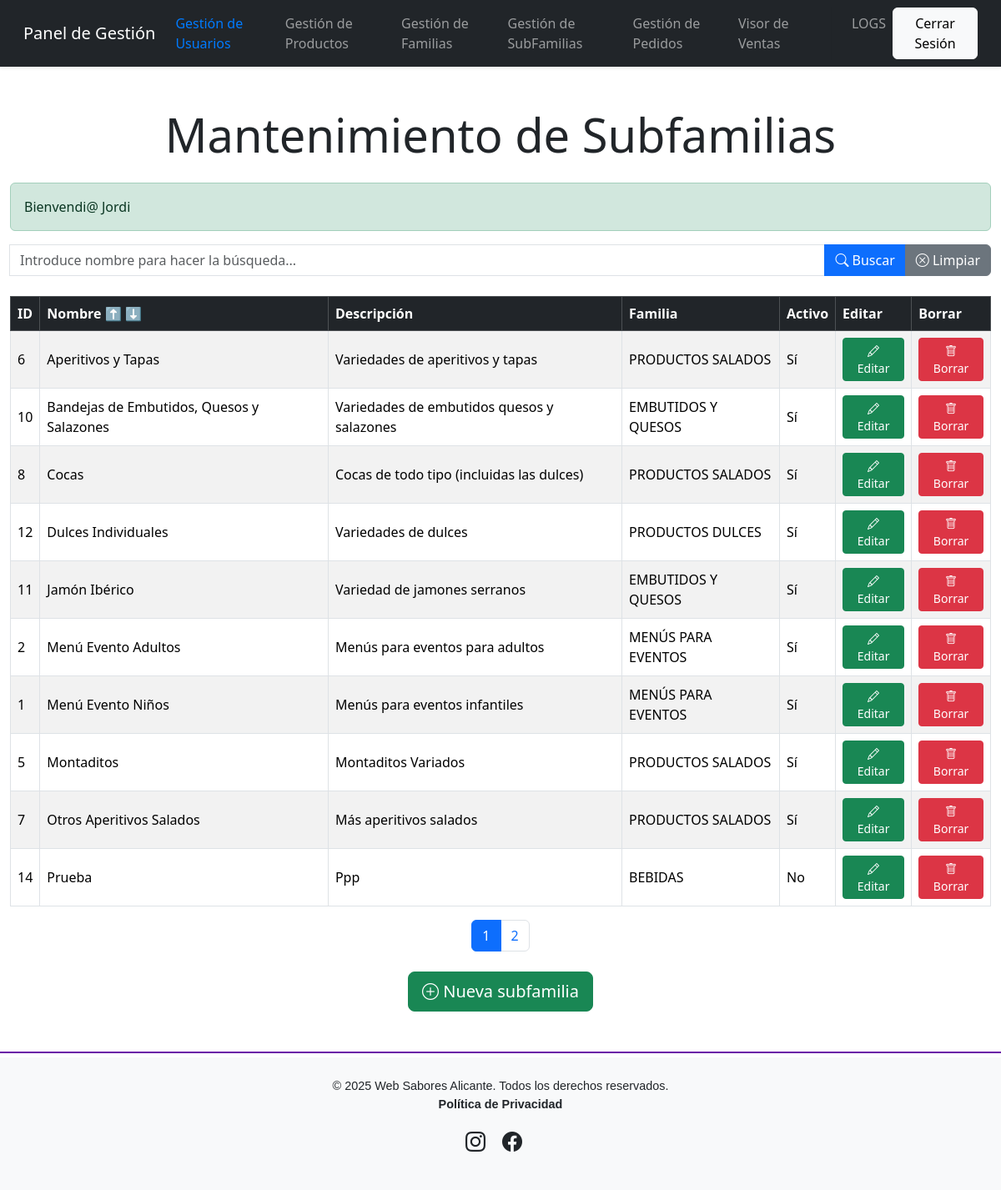
The page /mantenimiento_subfamilias.php (signed in) on the database its author committed.
### tables this page shows
CREATE TABLE `subfamilias` (
  `id_subfamilia` int(11) NOT NULL,
  `id_familia` int(11) NOT NULL,
  `nombre` varchar(100) NOT NULL,
  `descripcion` text DEFAULT NULL,
  `activo` tinyint(1) NOT NULL DEFAULT 1
);

CREATE TABLE `familias` (
  `id_familia` int(11) NOT NULL,
  `nombre` varchar(100) NOT NULL,
  `descripcion` text DEFAULT NULL,
  `activo` tinyint(1) NOT NULL DEFAULT 1
);

### htdocs/gestores/gestor_subfamilias.php (called while the page is built, shortened)
<?php
class Subfamilia
{
    private $id_subfamilia;
    private $id_familia;
    private $nombre;
    private $descripcion;
    private $activo;
    public function __construct($id_subfamilia, $id_familia, $nombre, $descripcion, $activo = 1)
    {
        $this->id_subfamilia = $id_subfamilia;
        $this->id_familia = $id_familia;
        $this->nombre = $nombre;
        $this->descripcion = $descripcion;
        $this->activo = $activo;
    }
    public function getIdSubFamilia()
    {
        return $this->id_subfamilia;
    }
    public function getIdFamilia()
    {
        return $this->id_familia;
    }
    public function getNombre()
    {
        return $this->nombre;
    }
    public function getDescripcion()
    {
        return $this->descripcion;
    }
    public function getActivo()
    {
        return $this->activo;
    }
}
class GestorSubFamilias
{
    private $pdo;
    public function __construct($pdo)
    {
        $this->pdo = $pdo;
    }
    public function mostrar_subfamilias($buscar_subfamilia = '', $ordenar = 'ASC')
    {
        try {
            $registros = 10;
            $pagina = isset($_GET["pagina"]) && is_numeric($_GET["pagina"]) && $_GET["pagina"] > 0 ? (int)$_GET["pagina"] : 1;
            $inicio = ($pagina - 1) * $registros;
            $query_count = "SELECT COUNT(*) as total FROM subfamilias s WHERE s.nombre LIKE :buscar_subfamilia";
            $stmt = $this->pdo->prepare($query_count);
            $stmt->bindValue(':buscar_subfamilia', '%' . $buscar_subfamilia . '%');
            $stmt->execute();
            $num_total_registros = $stmt->fetchColumn();
            $total_paginas = $num_total_registros > 0 ? ceil($num_total_registros / $registros) : 1;
            $query = "
            SELECT s.*, f.nombre AS nombre_familia
            FROM subfamilias s
            LEFT JOIN familias f ON s.id_familia = f.id_familia
            WHERE s.nombre LIKE :buscar_subfamilia
            ORDER BY s.nombre $ordenar
            LIMIT :inicio, :registros
            ";
            $stmt = $this->pdo->prepare($query);
            $stmt->bindValue(':buscar_subfamilia', '%' . $buscar_subfamilia . '%');
            $stmt->bindValue(':inicio', $inicio, PDO::PARAM_INT);
            $stmt->bindValue(':registros', $registros, PDO::PARAM_INT);
            $stmt->execute();
            $subfamilias = [];
            $resultado = $stmt->fetchAll(PDO::FETCH_OBJ);
            foreach ($resultado as $subfamilia) {
                $subfamilias[] = new Subfamilia(
                    $subfamilia->id_subfamilia,
                    $subfamilia->id_familia,
                    $subfamilia->nombre,
                    $subfamilia->descripcion,
                    $subfamilia->activo
                );
            }
            return [$subfamilias, $total_paginas];
        } catch (PDOException $e) {
            throw new Exception('Error al obtener subfamilias: ' . $e->getMessage());
        }
    }
    public function obtener_familias()
    {
        try {
            $query = "SELECT id_familia, nombre FROM familias WHERE activo = 1";
            $stmt = $this->pdo->prepare($query);
            $stmt->execute();
            return $stmt->fetchAll(PDO::FETCH_ASSOC);
        } catch (PDOException $e) {
            throw new Exception('Error al obtener familias: ' . $e->getMessage());
        }
    }
}

### htdocs/mantenimiento_subfamilias.php (the view, shortened to what this page needs)
<?php
include_once 'includes/header.php';
$rol = $_SESSION['rol'];
$gestorSubFamilia = new GestorSubFamilias($pdo);
$buscar_subfamilia = isset($_GET['buscar_subfamilia']) ? trim($_GET['buscar_subfamilia']) : '';
$ordenar = isset($_GET['ordenar']) ? $_GET['ordenar'] : 'ASC';
$pagina = isset($_GET['pagina']) && is_numeric($_GET['pagina']) ? (int)$_GET['pagina'] : 1;
list($subfamilias, $total_paginas) = $gestorSubFamilia->mostrar_subfamilias($buscar_subfamilia, $ordenar);
?>
<div class="container-fluid py-5">
    <h1 class="text-center display-4 mb-4">Mantenimiento de Subfamilias</h1>
    <?php include_once 'config/procesa_errores.php'; ?>
    <form method="GET" action="mantenimiento_subfamilias.php" class="mb-4">
        <div class="input-group">
            <input type="text" id="buscar_subfamilia" name="buscar_subfamilia" class="form-control"
                placeholder="Introduce nombre para hacer la búsqueda..."
                value="<?php echo htmlspecialchars($buscar_subfamilia); ?>" aria-label="Buscar por nombre">
            <button type="submit" class="btn btn-primary" aria-label="Buscar">
                <i class="bi bi-search"></i> Buscar
            </button>
            <a href="mantenimiento_subfamilias.php" class="btn btn-secondary" aria-label="Limpiar búsqueda">
                <i class="bi bi-x-circle"></i> Limpiar
            </a>
        </div>
    </form>
    <div class="table-responsive">
        <table class="table table-striped table-bordered table-hover align-middle">
            <thead class="table-dark">
                <tr>
                    <th>ID</th>
                    <th>Nombre
                        <?php if ($rol === 'Administrador'): ?>
                            <a href="mantenimiento_subfamilias.php?ordenar=ASC&buscar_subfamilia=<?php echo urlencode($buscar_subfamilia); ?>"
                                class="text-decoration-none" aria-label="Ordenar ascendentemente">⬆️</a>
                            <a href="mantenimiento_subfamilias.php?ordenar=DESC&buscar_subfamilia=<?php echo urlencode($buscar_subfamilia); ?>"
                                class="text-decoration-none" aria-label="Ordenar descendentemente">⬇️</a>
                        <?php endif; ?>
                    </th>
                    <th>Descripción</th>
                    <th>Familia</th>
                    <th>Activo</th>
                    <th>Editar</th>
                    <th>Borrar</th>
                </tr>
            </thead>
            <tbody>
                <?php if (!empty($subfamilias)): ?>
                    <?php foreach ($subfamilias as $subfamilia): ?>
                        <tr>
                            <td><?php echo htmlspecialchars($subfamilia->getIdSubFamilia()); ?></td>
                            <td><?php echo htmlspecialchars($subfamilia->getNombre()); ?></td>
                            <td><?php echo htmlspecialchars($subfamilia->getDescripcion()); ?></td>
                            <td>
                                <?php
                                $familias = $gestorSubFamilia->obtener_familias();
                                foreach ($familias as $familia) {
                                    if ($familia['id_familia'] == $subfamilia->getIdFamilia()) {
                                        echo htmlspecialchars($familia['nombre']);
                                    }
                                }
                                ?>
                            </td>
                            <td><?php echo $subfamilia->getActivo() ? 'Sí' : 'No'; ?></td>
                            <td>
                                <a href="editar_subfamilia.php?id_subfamilia=<?php echo urlencode($subfamilia->getIdSubFamilia()); ?>"
                                    class="btn btn-success btn-sm" aria-label="Editar subfamilia">
                                    <i class="bi bi-pencil"></i> Editar
                                </a>
                            </td>
                            <td>
                                <a href="borrar_subfamilia.php?id_subfamilia=<?php echo urlencode($subfamilia->getIdSubFamilia()); ?>"
                                    class="btn btn-danger btn-sm" aria-label="Borrar subfamilia">
                                    <i class="bi bi-trash"></i> Borrar
                                </a>
                            </td>
                        </tr>
                    <?php endforeach; ?>
                <?php else: ?>
                    <tr>
                        <td colspan="7" class="text-center">No se encontraron subfamilias.</td>
                    </tr>
                <?php endif; ?>
            </tbody>
        </table>
    </div>
    <?php if (empty($buscar_subfamilia) && $total_paginas > 1): ?>
        <nav>
            <ul class="pagination justify-content-center">
                <?php for ($i = 1; $i <= $total_paginas; $i++): ?>
                    <li class="page-item <?php echo ($pagina == $i) ? 'active' : ''; ?>">
                        <a class="page-link" href="?pagina=<?php echo $i; ?>&buscar_subfamilia=<?php echo urlencode($buscar_subfamilia); ?>">
                            <?php echo $i; ?>
                        </a>
                    </li>
                <?php endfor; ?>
            </ul>
        </nav>
    <?php endif; ?>
    <?php if ($rol === 'Administrador' || $rol === 'Editor'): ?>
        <div class="text-center mt-4">
            <button type="button" onclick="window.location.href='nueva_subfamilia.php'"
                class="btn btn-success btn-lg" aria-label="Nueva subfamilia">
                <i class="bi bi-plus-circle"></i> Nueva subfamilia
            </button>
        </div>
    <?php endif; ?>
</div>
<?php include_once 'includes/footer.php'; ?>

### htdocs/estilos/styles.css (style rules this page uses)
body { font-family: 'Roboto', sans-serif; background-color: #f8f9fa; display: flex; flex-direction: column; min-height: 100vh; margin: 0; }
form .form-control { border-radius: 20px; box-shadow: none; }
form button { border-radius: 20px; padding: 10px 20px; }

### rows shown on the page
subfamilias: id_subfamilia "6", nombre "Aperitivos y Tapas", descripcion "Variedades de aperitivos y tapas", activo "Sí"
familias: nombre "PRODUCTOS SALADOS"
subfamilias: id_subfamilia "10", nombre "Bandejas de Embutidos, Quesos y Salazones", descripcion "Variedades de embutidos quesos y salazones", activo "Sí"
familias: nombre "EMBUTIDOS Y QUESOS"
subfamilias: id_subfamilia "8", nombre "Cocas", descripcion "Cocas de todo tipo (incluidas las dulces)", activo "Sí"
subfamilias: id_subfamilia "12", nombre "Dulces Individuales", descripcion "Variedades de dulces", activo "Sí"
familias: nombre "PRODUCTOS DULCES"
subfamilias: id_subfamilia "11", nombre "Jamón Ibérico", descripcion "Variedad de jamones serranos", activo "Sí"
subfamilias: id_subfamilia "2", nombre "Menú Evento Adultos", descripcion "Menús para eventos para adultos", activo "Sí"
familias: nombre "MENÚS PARA EVENTOS"
subfamilias: id_subfamilia "1", nombre "Menú Evento Niños", descripcion "Menús para eventos infantiles", activo "Sí"
subfamilias: id_subfamilia "5", nombre "Montaditos", descripcion "Montaditos Variados", activo "Sí"
subfamilias: id_subfamilia "7", nombre "Otros Aperitivos Salados", descripcion "Más aperitivos salados", activo "Sí"
subfamilias: id_subfamilia "14", nombre "Prueba", descripcion "Ppp", activo "No"
familias: nombre "BEBIDAS"

### other values the page prints
$_SESSION['mensaje'] "Bienvendi@ Jordi"
